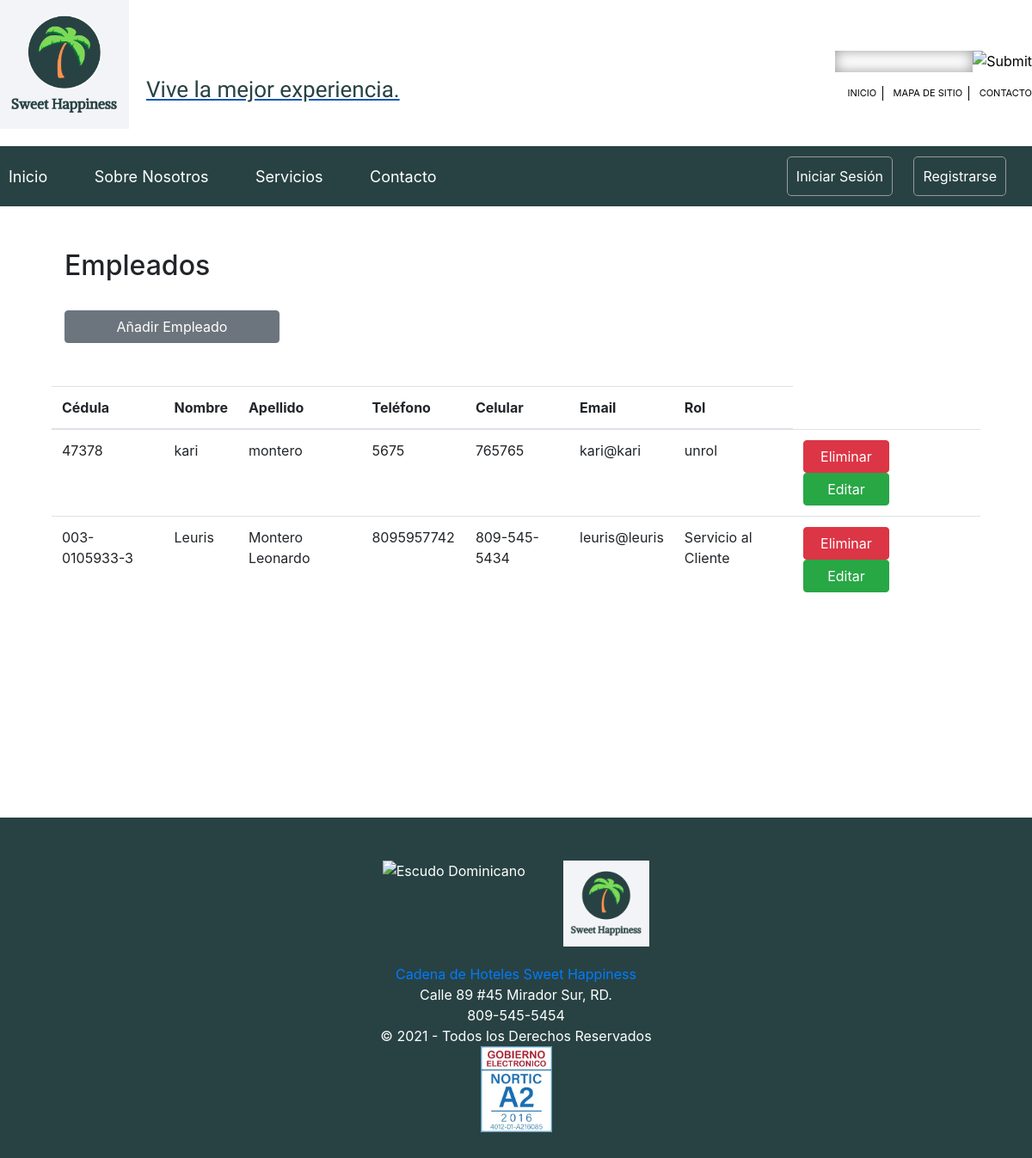
Before: /gestionarEmpleados.php with the older database file.
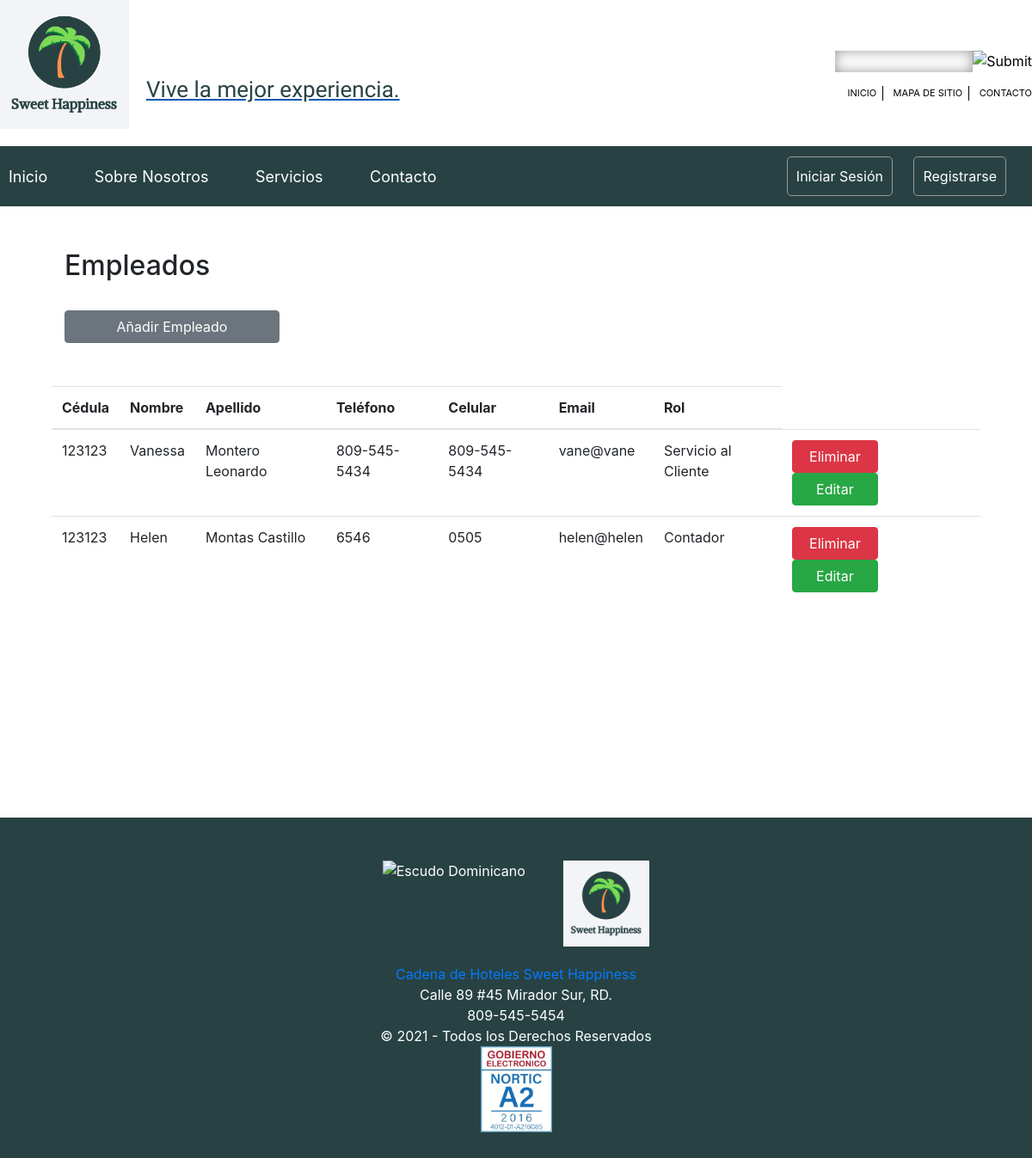
After: the same page with the newer database file.
### tables this page shows
CREATE TABLE `empleados` (
  `id` int(11) NOT NULL,
  `id_sucursales` int(11) NOT NULL,
  `cédula` varchar(15) NOT NULL,
  `nombre` varchar(20) NOT NULL,
  `apellido` varchar(20) NOT NULL,
  `teléfono` varchar(20) NOT NULL,
  `celular` varchar(20) NOT NULL,
  `correo` varchar(20) NOT NULL,
  `contraseña` varchar(25) NOT NULL,
  `rol_hotel` varchar(20) NOT NULL,
  `rol` varchar(25) NOT NULL
);

### libs/conexion.php (called while the page is built, shortened)
<?php
    class conexion{
        static $instancia = null;
        function __construct(){
            $this->myCon = mysqli_connect(DB_HOST, DB_USER, DB_PASS, DB_NAME);
        }
        public static function query_array($sql){
            if(self::$instancia == null){
                self::$instancia = new conexion();
            }
            $rs = mysqli_query(self::$instancia->myCon, $sql);
            $final = [];
            while($fila = mysqli_fetch_assoc($rs)){
                $final[] = $fila;
            }
            return $final;
        }
    }

### gestionarEmpleados.php (the view, shortened to what this page needs)
 <?php include("head.php");
 ?>
<div class="container" style="max-width: 90%; margin-top:50px;">
    <h2>Empleados</h2>
     <a href="agregarEmpleado.php" class="btn btn-secondary" style="margin-top:25px; width:250px;color:white;">Añadir Empleado</a>
</div>
<div style="max-width: 90%; margin:50px auto; margin-bottom: 250px;">
       <table class="table table-hover">
       <thead>
           <tr>
               <th scope="col">Cédula</th>
               <th scope="col">Nombre</th>
               <th scope="col">Apellido</th>
               <th scope="col">Teléfono</th>
               <th scope="col">Celular</th>
               <th scope="col">Email</th>
               <th scope="col">Rol</th>
           </tr>
       </thead>
       <tbody>
           <?php
               $sql = "SELECT * FROM empleados";
               $rs = conexion::query_array($sql);
               foreach($rs as $data)
               {
                   echo "
                      <tr>
                         <td>{$data['cédula']}</td>
                         <td>{$data['nombre']}</td>
                         <td>{$data['apellido']}</td>
                         <td>{$data['teléfono']}</td>
                         <td>{$data['celular']}</td>
                         <td>{$data['correo']}</td>
                         <td>{$data['rol_hotel']}</td>
                         <td>
                            <a class='btn btn-danger'href='gestionarEmpleados.php?del={$data['id']}' style='margin-right: 20px; width:100px;color:white;'>Eliminar</a>
                            <a href='agregarEmpleado.php?edit={$data['id']}' class='btn btn-success' style='width:100px;color:white;'>Editar</a>
                         </td>
                      </tr>
                   ";
               }
           ?>
       </tbody>
       </table>
</div>
<?php include("footer.php")?>

### head.php (shortened to what this page needs)
<?php
  include("libs/conexion.php");
?>
<!DOCTYPE html>
<html lang="es">
<head>
  <link rel="stylesheet" href="https://cdn.jsdelivr.net/npm/bootstrap@4.6.0/dist/css/bootstrap.min.css"
>
  <link rel="stylesheet" href="https://stackpath.bootstrapcdn.com/bootstrap/4.5.2/css/bootstrap.min.css">
  <link rel="stylesheet" href="https://maxcdn.bootstrapcdn.com/font-awesome/4.7.0/css/font-awesome.min.css">
  <link rel="stylesheet" type="text/css" href="css/template.css">
</head>
<body>
<?php
    if($_SESSION['initialization_sistem']){
?>
  <div class="bg1">
    <div class="main-wrapp">
      <div class="headerBox">
        <div class="logo">
          <a href="#" target="_self">
            <div class="logito">
              <img src="img/logo.png" width="150" height="150" title="Sweet Happiness"
                alt="Logo de la cadena de hoteles">
              <p class="slogan">Vive la mejor experiencia.</p>
            </div>
          </a>
        </div>
        <div class="headerBoxBox1">
          <div class="repDom"></div>
          <div class="pSearch">
            <div class="search">
              <input name="search" type="text" id="mod-search-searchword">
              <input name="search" type="image" src="images/searchButton.gif">
            </div>
          </div>
          <div class="navMenu">
            <ul class="menu">
              <li><a href="#">Inicio</a></li>
              <li><a href="#">Mapa de sitio</a></li>
              <li><a href="#">Contacto</a></li>
            </ul>
          </div>
        </div>
      </div>
      <div class="menu-h">
      <?php
            switch($_SESSION['rol']){
               case 1:?>
              <nav class="menu-ja">
                  <a href="index.php">Inicio</a>
                  <a href="gestionarEmpleados.php">Gestionar Empleados</a>
                  <a href="#">Gestionar Sucursales</a>
                  <a href="log_eventos.php">Log de Eventos</a>
              </nav><?php
                break;
               case 2:
               if($_SESSION['rol-hotel'] == 'Servicio al Cliente'){
                 ?>
                 <nav class="menu-ja">
                    <a href="index.php">Inicio</a>
                    <a href="#">Gestionar Huéspedes</a>
                    <a href="#">Consultar Sucursales</a>
                    <a href="#">Consular Habitaciones</a>
                 </nav>
                 <?php
               }else if($_SESSION['rol-hotel'] == 'Contador'){
                 ?>
                 <nav class="menu-ja">
                    <a href="index.php">Inicio</a>
                    <a href="#">Consultar Huéspedes</a>
                    <a href="#">Registrar Pagos</a>
                    <a href="#">Consultar Pagos</a>
                 </nav>
                 <?php
               }
               ?>
               <?php
                break;
               case 3:?>
               <nav class="menu-ja">
                  <a href="index.php">Inicio</a>
                  <a href="#">Sobre Nosotros</a>
                  <a href="#" class="dropdown">
                      <a class="dropdown-toggle" type="button" style="margin-left:0;" id="dropdownMenu2" data-toggle="dropdown" >
                      Servicios
                      </a>
                      <div class="dropdown-menu" aria-labelledby="dropdownMenu2">
                        <button class="dropdown-item" type="button">Consultar Hoteles</button>
                        <button class="dropdown-item" type="button">Solicitar Reservación</button>
                        <button class="dropdown-item" type="button">Historial de Reservaciones</button>
                      </div>
                  </a>
                  <a href="#">Contacto</a>
              </nav><?php
                 break;
               case 4:?>
               <nav class="menu-ja">
                 <a href="index.php">Inicio</a>
                  <a href="#">Sobre Nosotros</a>
                  <a href="#" class="dropdown">
                      <a class="dropdown-toggle" type="button" style="margin-left:0;" id="dropdownMenu2" data-toggle="dropdown" >
                      Servicios
                      </a>
                      <div class="dropdown-menu" aria-labelledby="dropdownMenu2">
                        <button class="dropdown-item" type="button">Consultar Reservación</button>
                      </div>
                  </a>
                  <a href="#">Contacto</a>
              </nav><?php
                 break;
                 default:?><nav class="menu-ja">
                 <a href="index.php">Inicio</a>
                 <a href="#">Sobre Nosotros</a>
                 <a href="#">Servicios</a>
                 <a href="#">Contacto</a>
              </nav><?php
                 break;
            }
      ?>
        <div class="modal" tabindex="-1" role="dialog" id="modalIniciarSesion" aria-labelledby="titulo-modal" aria-hidden="true">
          <div class="modal-dialog modal-dialog-centered">
            <div class="modal-content">
                <div class="modal-body">
                <div class="foto">
                  <img src="img/logo.png" class="logo-modal" alt="Sweet Happineess">
                </div>
                <form method="POST" class="mb-2" action="loguear.php">
                    <div class="form-group">
                        <label for="email" class="font-weight-bold">Cedula</label>
                        <input type="text" class="form-control" id="email" placeholder="Cedula" name="email">
                    </div>
                    <div class="form-group">
                        <label for="password" class="font-weight-bold">Contraseña</label>
                        <input type="password" class="form-control" id="password" placeholder="Contraseña" name="password">
                    </div>
                    <div class="text-center">
                        <button type="submit" class="btn col-12" style="margin: 5px auto;">Iniciar Sesión</button>
                    </div>
                </form>
                <div class="enlaces mb-2 d-flex flex-column text-center">
                    <a href="#">¿Olvidaste tu contraseña?</a>
                    <a href="register.php">Registrarse</a>
                </div>
              </div>
            </div>
        </div>
</div>
        <div class="btnSesiones">
           <a style="margin-right: 30px; color:white;" class="font-weight-bolder"><?php echo $_SESSION['username']?></a>
          <a href="logout.php" class="btnSes" style="color:white;">Cerrar Sesión</a>
        </div>
      </div>
    <?php } else { ?>
      <div class="bg1">
    <div class="main-wrapp">
      <div class="headerBox">
        <div class="logo">
          <a href="#" target="_self">
            <div class="logito">
              <img src="img/logo.png" width="150" height="150" title="Sweet Happiness"
                alt="Logo de la cadena de hoteles">
              <p class="slogan">Vive la mejor experiencia.</p>
            </div>
          </a>
        </div>
        <div class="headerBoxBox1">
          <div class="repDom"></div>
          <div class="pSearch">
            <div class="search">
              <input name="search" type="text" id="mod-search-searchword">
              <input name="search" type="image" src="images/searchButton.gif">
            </div>
          </div>
          <div class="navMenu">
            <ul class="menu">
              <li><a href="#">Inicio</a></li>
              <li><a href="#">Mapa de sitio</a></li>
              <li><a href="#">Contacto</a></li>
            </ul>
          </div>
        </div>
      </div>
      <div class="menu-h">
        <nav class="menu-ja">
          <a href="index.php">Inicio</a>
          <a href="#">Sobre Nosotros</a>
          <a href="#">Servicios</a>
          <a href="#">Contacto</a>
        </nav>
        <div class="btnSesiones">
          <button href="#" data-toggle="modal" data-target="#modalIniciarSesion" class="btnSes">Iniciar Sesión</button>
          <button href="#" data-toggle="modal" data-target="#modalRegistrarse" class="btnSes">Registrarse</button>
        </div>
      </div>
      <?php } ?>

### footer.php (shortened to what this page needs)
<!DOCTYPE html>
<html lang="en">
<head>
    <link rel="stylesheet" href="https://cdn.jsdelivr.net/npm/bootstrap@4.5.3/dist/css/bootstrap.min.css">
</head>
<body>
<div class="footer text-center">
               <div class="img-1 f">
                   <img src="img/escudo.png" alt="Escudo Dominicano">
                   <img src="img/logo.png" alt="Sweet Happiness">
               </div>
               <div class="f">
                   <a href="#">Cadena de Hoteles Sweet Happiness</a>
                   <br>
                   Calle 89 #45 Mirador Sur, RD.<br>
                   809-545-5454<br>
                   <span>&copy; 2021 - Todos los Derechos Reservados</span>
               </div>
               <div class="f">
                   <img src="images/nortic.jpg" height="100" alt="NORTIC A2" />
               </div>
</div>
</body>
</html>

### css/template.css (style rules this page uses)
body { margin:0 auto; padding:0; font-family:'Open Sans', Helvetica, sans-serif; background: #f3f4f7; }
* { margin: 0; padding: 0; -moz-box-sizing: border-box; -webkit-box-sizing: border-box; box-sizing: border-box; }
a { text-decoration:none; }
img { border:0; }
.btnSesiones { margin: 10px ; padding: 10px ; }
.btnSes { background: #284243; padding: 10px; margin: 0 10px; color: #fff; border: #999 solid 1px; border-radius: 5px; }
.bg1 { width:100%; height:auto; }
.slogan { font-family: 'Dancing Script', cursive; color: #284243; font-size: 26px;margin-top: 85px; margin-left: 20px; text-align: center; }
.main-wrapp { width:100%; height:auto; display:table; margin:0 auto; }
.logito { width: 100%; display: flex; flex-direction: row; }
.headerBox { width:100%; height:70px; }
.logo { width:520px; height:130px; float:left; }
.logo a { height:130px; display:block; margin:0; padding:0; }
.headerBoxBox1 { width:300px; height:170px; display:table; float:right; text-align:right; }
.repDom { width:100%; height:34px; background:url(../images/repDom.png) no-repeat top right; float:right; margin:20px 0 0 0; }
.search { float:right; }
.pSearch { width:100%; height:auto; display:table; float:right; margin:5px 0 0 0; }
.pSearch input, .fRight input { float:left; border:0; }
.pSearch input#mod-search-searchword, .fRight input#mod-search-searchword { width:160px; height:25px; line-height:25px; -moz-box-shadow: inset 0 0 15px #999; -webkit-box-shadow: inset 0 0 15px #999; box-shadow: inset 0 0 15px #999; padding:0 10px; color:#B4B4B4; font-style:italic; }
.navMenu { width:100%; height:auto; display:table; text-align:right; }
.navMenu ul.menu { width:auto; float:right; margin:10px 0 0 0; }
.navMenu ul.menu li { list-style:none; display:inline-block; text-transform:uppercase; font-size:11px; border-right:solid #000 1px; font-weight:normal; margin:0 7px 0 0; padding:0 7px 0 0; }
.navMenu ul.menu li, .navMenu ul.menu li a { color:#000000; }
.navMenu ul.menu li:last-child { margin:0; padding:0; border:0; }
.menu-h { width:100%; height:70px; display: flex; flex-direction: row; background:#284243; align-items: center; justify-content: space-between; }
.menu-ja a { text-decoration: none; margin-right: 40px; font-size: 18px; margin-left: 10px; color: #fff; height: 25px ; }

### footer.php (style rules this page uses)
.footer { margin-top:20px; background: #284243; width: 100%; height:auto; padding: 30px 0; color:#fff; }
.img-1 img { width: 100px; height: 100px; vertical-align: top; margin: 20px; }

Changed rows visible on the page:
removed empleados: cédula "47378", nombre "kari", apellido "montero", teléfono "5675", celular "765765", correo "kari@kari", rol_hotel "unrol"
removed empleados: cédula "003-0105933-3", nombre "Leuris", apellido "Montero Leonardo", teléfono "8095957742", celular "809-545-5434", correo "leuris@leuris", rol_hotel "Servicio al Cliente"
added empleados: cédula "123123", nombre "Vanessa", apellido "Montero Leonardo", teléfono "809-545-5434", celular "809-545-5434", correo "vane@vane", rol_hotel "Servicio al Cliente"
added empleados: cédula "123123", nombre "Helen", apellido "Montas Castillo", teléfono "6546", celular "0505", correo "helen@helen", rol_hotel "Contador"
